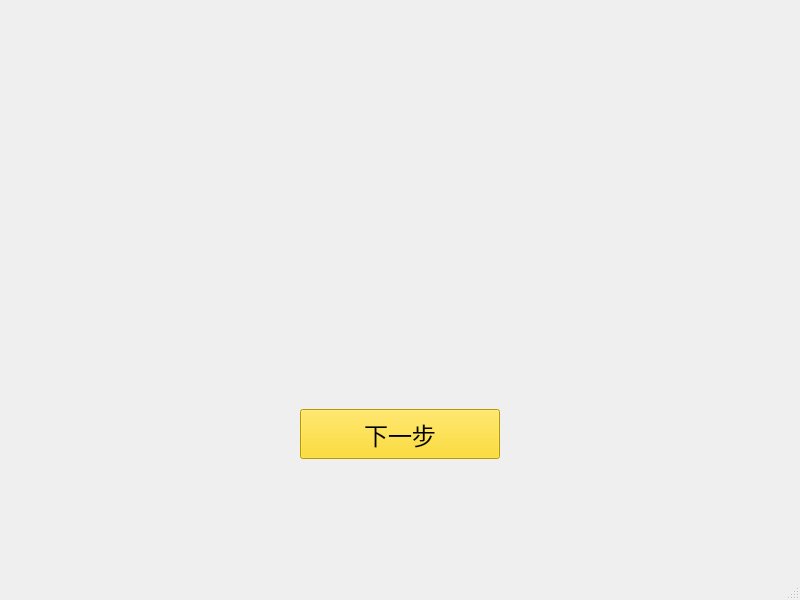
<?xml version="1.0" encoding="UTF-8"?>
<ui version="4.0">
 <class>StorySceneWindow</class>
 <widget class="QMainWindow" name="StorySceneWindow">
  <property name="geometry">
   <rect>
    <x>0</x>
    <y>0</y>
    <width>800</width>
    <height>600</height>
   </rect>
  </property>
  <property name="windowTitle">
   <string>剧情模式</string>
  </property>
  <widget class="QWidget" name="centralwidget">
   <layout class="QVBoxLayout" name="verticalLayout">
    <item>
     <spacer name="verticalSpacer">
      <property name="orientation">
       <enum>Qt::Vertical</enum>
      </property>
      <property name="sizeHint" stdset="0">
       <size>
        <width>20</width>
        <height>400</height>
       </size>
      </property>
     </spacer>
    </item>
    <item>
     <layout class="QHBoxLayout" name="horizontalLayout">
      <item>
       <spacer name="horizontalSpacer">
        <property name="orientation">
         <enum>Qt::Horizontal</enum>
        </property>
        <property name="sizeHint" stdset="0">
         <size>
          <width>300</width>
          <height>20</height>
         </size>
        </property>
       </spacer>
      </item>
      <item>
       <widget class="QPushButton" name="nextButton">
        <property name="font">
         <font>
          <pointsize>18</pointsize>
         </font>
        </property>
        <property name="text">
         <string>下一步</string>
        </property>
        <property name="minimumSize">
         <size>
          <width>200</width>
          <height>50</height>
         </size>
        </property>
        <property name="styleSheet">
         <string notr="true">background-color: #FFD700; color: #000000;</string>
        </property>
       </widget>
      </item>
      <item>
       <spacer name="horizontalSpacer_2">
        <property name="orientation">
         <enum>Qt::Horizontal</enum>
        </property>
        <property name="sizeHint" stdset="0">
         <size>
          <width>300</width>
          <height>20</height>
         </size>
        </property>
       </spacer>
      </item>
     </layout>
    </item>
    <item>
     <spacer name="verticalSpacer_2">
      <property name="orientation">
       <enum>Qt::Vertical</enum>
      </property>
      <property name="sizeHint" stdset="0">
       <size>
        <width>20</width>
        <height>50</height>
       </size>
      </property>
     </spacer>
    </item>
   </layout>
  </widget>
  <widget class="QMenuBar" name="menubar">
   <property name="geometry">
    <rect>
     <x>0</x>
     <y>0</y>
     <width>800</width>
     <height>26</height>
    </rect>
   </property>
  </widget>
  <widget class="QStatusBar" name="statusbar"/>
 </widget>
 <resources/>
 <connections/>
</ui>
